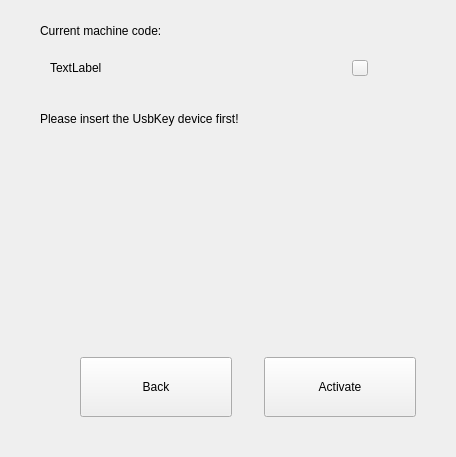
        <widget class="QWidget" name="Pg_key_act">
         <layout class="QVBoxLayout" name="verticalLayout_11">
          <property name="spacing">
           <number>24</number>
          </property>
          <property name="leftMargin">
           <number>40</number>
          </property>
          <property name="topMargin">
           <number>24</number>
          </property>
          <property name="rightMargin">
           <number>40</number>
          </property>
          <property name="bottomMargin">
           <number>40</number>
          </property>
          <item>
           <layout class="QVBoxLayout" name="verticalLayout_5">
            <property name="spacing">
             <number>10</number>
            </property>
            <property name="bottomMargin">
             <number>0</number>
            </property>
            <item>
             <widget class="QLabel" name="label_mc_code_usb">
              <property name="sizePolicy">
               <sizepolicy hsizetype="Preferred" vsizetype="Fixed">
                <horstretch>0</horstretch>
                <verstretch>0</verstretch>
               </sizepolicy>
              </property>
              <property name="text">
               <string>Current machine code:</string>
              </property>
             </widget>
            </item>
            <item>
             <widget class="QWidget" name="widget_key" native="true">
              <property name="minimumSize">
               <size>
                <width>338</width>
                <height>40</height>
               </size>
              </property>
              <property name="maximumSize">
               <size>
                <width>338</width>
                <height>40</height>
               </size>
              </property>
              <layout class="QHBoxLayout" name="horizontalLayout_6">
               <property name="spacing">
                <number>0</number>
               </property>
               <property name="leftMargin">
                <number>10</number>
               </property>
               <property name="topMargin">
                <number>0</number>
               </property>
               <property name="rightMargin">
                <number>10</number>
               </property>
               <property name="bottomMargin">
                <number>0</number>
               </property>
               <item>
                <widget class="QLabel" name="label_mc_key">
                 <property name="text">
                  <string>TextLabel</string>
                 </property>
                </widget>
               </item>
               <item>
                <spacer name="horizontalSpacer_10">
                 <property name="orientation">
                  <enum>Qt::Horizontal</enum>
                 </property>
                 <property name="sizeHint" stdset="0">
                  <size>
                   <width>40</width>
                   <height>20</height>
                  </size>
                 </property>
                </spacer>
               </item>
               <item>
                <widget class="QPushButton" name="btn_qrcode_key">
                 <property name="minimumSize">
                  <size>
                   <width>16</width>
                   <height>16</height>
                  </size>
                 </property>
                 <property name="maximumSize">
                  <size>
                   <width>16</width>
                   <height>16</height>
                  </size>
                 </property>
                 <property name="styleSheet">
                  <string notr="true">border-image:url(:/images/qrcode.svg)</string>
                 </property>
                 <property name="text">
                  <string/>
                 </property>
                </widget>
               </item>
              </layout>
             </widget>
            </item>
           </layout>
          </item>
          <item>
           <layout class="QVBoxLayout" name="verticalLayout_21">
            <property name="spacing">
             <number>30</number>
            </property>
            <property name="topMargin">
             <number>0</number>
            </property>
            <item>
             <widget class="QLabel" name="label_insert_usb">
              <property name="sizePolicy">
               <sizepolicy hsizetype="Preferred" vsizetype="Fixed">
                <horstretch>0</horstretch>
                <verstretch>0</verstretch>
               </sizepolicy>
              </property>
              <property name="text">
               <string>Please insert the UsbKey device first!</string>
              </property>
             </widget>
            </item>
            <item>
             <widget class="QLabel" name="label_key">
              <property name="minimumSize">
               <size>
                <width>238</width>
                <height>55</height>
               </size>
              </property>
              <property name="maximumSize">
               <size>
                <width>238</width>
                <height>55</height>
               </size>
              </property>
              <property name="text">
               <string/>
              </property>
              <property name="pixmap">
               <pixmap resource="../../data/res.qrc">:/images/KEY.png</pixmap>
              </property>
              <property name="scaledContents">
               <bool>true</bool>
              </property>
             </widget>
            </item>
           </layout>
          </item>
          <item>
           <spacer name="verticalSpacer_3">
            <property name="orientation">
             <enum>Qt::Vertical</enum>
            </property>
            <property name="sizeHint" stdset="0">
             <size>
              <width>20</width>
              <height>122</height>
             </size>
            </property>
           </spacer>
          </item>
          <item>
           <layout class="QHBoxLayout" name="horizontalLayout_3">
            <property name="spacing">
             <number>32</number>
            </property>
            <property name="rightMargin">
             <number>0</number>
            </property>
            <property name="bottomMargin">
             <number>0</number>
            </property>
            <item>
             <spacer name="horizontalSpacer_3">
              <property name="orientation">
               <enum>Qt::Horizontal</enum>
              </property>
              <property name="sizeHint" stdset="0">
               <size>
                <width>40</width>
                <height>20</height>
               </size>
              </property>
             </spacer>
            </item>
            <item>
             <widget class="QPushButton" name="btn_back_key">
              <property name="sizePolicy">
               <sizepolicy hsizetype="Fixed" vsizetype="Fixed">
                <horstretch>0</horstretch>
                <verstretch>0</verstretch>
               </sizepolicy>
              </property>
              <property name="minimumSize">
               <size>
                <width>152</width>
                <height>60</height>
               </size>
              </property>
              <property name="text">
               <string>Back</string>
              </property>
              <property name="flat">
               <bool>false</bool>
              </property>
             </widget>
            </item>
            <item>
             <widget class="QPushButton" name="btn_active_key">
              <property name="sizePolicy">
               <sizepolicy hsizetype="Fixed" vsizetype="Fixed">
                <horstretch>0</horstretch>
                <verstretch>0</verstretch>
               </sizepolicy>
              </property>
              <property name="minimumSize">
               <size>
                <width>152</width>
                <height>60</height>
               </size>
              </property>
              <property name="text">
               <string>Activate</string>
              </property>
             </widget>
            </item>
           </layout>
          </item>
         </layout>
        </widget>
